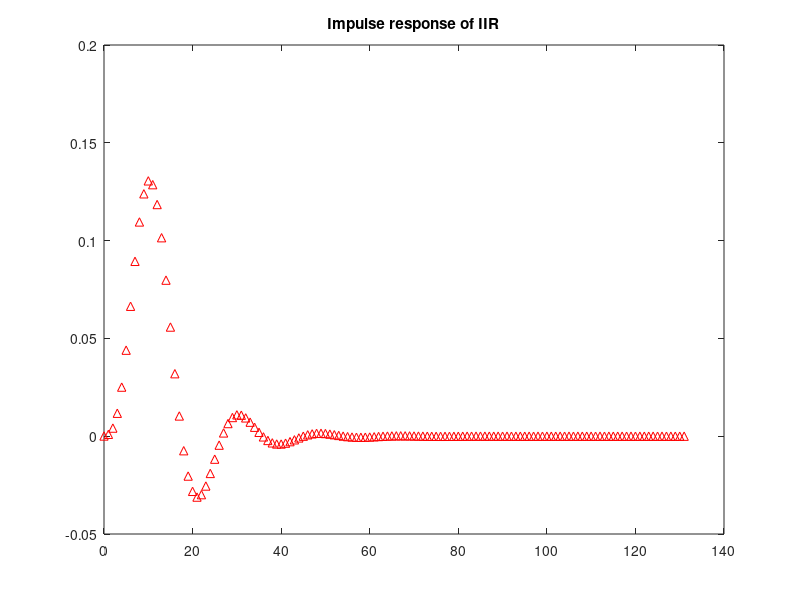

Source code (MATLAB): (Note: this script raises an error after producing the figure.)
%%MEROS A (IIR FILTER WITH BUTTERWORTH)

function [b, a] = IIR()
  Max_ripple_pass = 1; % (dB)
  passband_frq = 0.1; % *pi
  
  Max_ripple_stop = 40; % dB
  stopband_frq = 0.3; % *pi
  
  
  [order, cutoff] = buttord(passband_frq, stopband_frq, Max_ripple_pass, Max_ripple_stop);
  
  %% b arithmhths kai a paronomastis
  
  [b, a] = butter(order, cutoff); %% Bilinear logw tou algorithmou tou
  
  figure(1); impz(b, a); title('Impulse response of IIR');
  figure(2); stepz(b, a, 512); title('Step response of IIR');
  
  figure(3); freqz(b,a, 512); title('Frequency response of IIR');
  figure(4); grpdelay(b, a, 512); title('Group delay of IIR');
  
  figure(5); zplane(b, a); title('Poles and zeros of IIR');